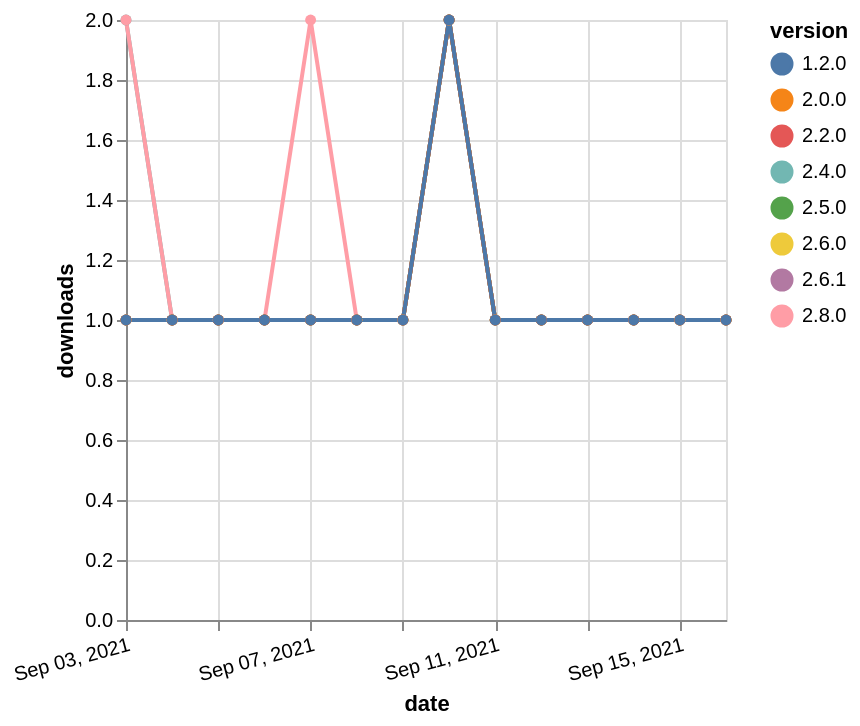

Source (Vega-Lite JSON):
### Vega-Lite specification from a JSON file in a GitHub repository (floating-point values rounded to 4 significant figures)
{"$schema": "https://vega.github.io/schema/vega-lite/v5.json", "description": "A simple bar chart with embedded data.", "data": {"values": [{"date": "2021-09-03", "total": 171, "delta": 2, "version": "2.4.0"}, {"date": "2021-09-04", "total": 172, "delta": 1, "version": "2.4.0"}, {"date": "2021-09-05", "total": 173, "delta": 1, "version": "2.4.0"}, {"date": "2021-09-06", "total": 174, "delta": 1, "version": "2.4.0"}, {"date": "2021-09-07", "total": 175, "delta": 1, "version": "2.4.0"}, {"date": "2021-09-08", "total": 176, "delta": 1, "version": "2.4.0"}, {"date": "2021-09-09", "total": 177, "delta": 1, "version": "2.4.0"}, {"date": "2021-09-10", "total": 179, "delta": 2, "version": "2.4.0"}, {"date": "2021-09-11", "total": 180, "delta": 1, "version": "2.4.0"}, {"date": "2021-09-12", "total": 181, "delta": 1, "version": "2.4.0"}, {"date": "2021-09-13", "total": 182, "delta": 1, "version": "2.4.0"}, {"date": "2021-09-14", "total": 183, "delta": 1, "version": "2.4.0"}, {"date": "2021-09-15", "total": 184, "delta": 1, "version": "2.4.0"}, {"date": "2021-09-16", "total": 185, "delta": 1, "version": "2.4.0"}, {"date": "2021-09-03", "total": 130, "delta": 1, "version": "2.6.1"}, {"date": "2021-09-04", "total": 131, "delta": 1, "version": "2.6.1"}, {"date": "2021-09-05", "total": 132, "delta": 1, "version": "2.6.1"}, {"date": "2021-09-06", "total": 133, "delta": 1, "version": "2.6.1"}, {"date": "2021-09-07", "total": 134, "delta": 1, "version": "2.6.1"}, {"date": "2021-09-08", "total": 135, "delta": 1, "version": "2.6.1"}, {"date": "2021-09-09", "total": 136, "delta": 1, "version": "2.6.1"}, {"date": "2021-09-10", "total": 138, "delta": 2, "version": "2.6.1"}, {"date": "2021-09-11", "total": 139, "delta": 1, "version": "2.6.1"}, {"date": "2021-09-12", "total": 140, "delta": 1, "version": "2.6.1"}, {"date": "2021-09-13", "total": 141, "delta": 1, "version": "2.6.1"}, {"date": "2021-09-14", "total": 142, "delta": 1, "version": "2.6.1"}, {"date": "2021-09-15", "total": 143, "delta": 1, "version": "2.6.1"}, {"date": "2021-09-16", "total": 144, "delta": 1, "version": "2.6.1"}, {"date": "2021-09-03", "total": 116, "delta": 2, "version": "2.8.0"}, {"date": "2021-09-04", "total": 117, "delta": 1, "version": "2.8.0"}, {"date": "2021-09-05", "total": 118, "delta": 1, "version": "2.8.0"}, {"date": "2021-09-06", "total": 119, "delta": 1, "version": "2.8.0"}, {"date": "2021-09-07", "total": 121, "delta": 2, "version": "2.8.0"}, {"date": "2021-09-08", "total": 122, "delta": 1, "version": "2.8.0"}, {"date": "2021-09-09", "total": 123, "delta": 1, "version": "2.8.0"}, {"date": "2021-09-10", "total": 125, "delta": 2, "version": "2.8.0"}, {"date": "2021-09-11", "total": 126, "delta": 1, "version": "2.8.0"}, {"date": "2021-09-12", "total": 127, "delta": 1, "version": "2.8.0"}, {"date": "2021-09-13", "total": 128, "delta": 1, "version": "2.8.0"}, {"date": "2021-09-14", "total": 129, "delta": 1, "version": "2.8.0"}, {"date": "2021-09-15", "total": 130, "delta": 1, "version": "2.8.0"}, {"date": "2021-09-16", "total": 131, "delta": 1, "version": "2.8.0"}, {"date": "2021-09-03", "total": 144, "delta": 1, "version": "2.6.0"}, {"date": "2021-09-04", "total": 145, "delta": 1, "version": "2.6.0"}, {"date": "2021-09-05", "total": 146, "delta": 1, "version": "2.6.0"}, {"date": "2021-09-06", "total": 147, "delta": 1, "version": "2.6.0"}, {"date": "2021-09-07", "total": 148, "delta": 1, "version": "2.6.0"}, {"date": "2021-09-08", "total": 149, "delta": 1, "version": "2.6.0"}, {"date": "2021-09-09", "total": 150, "delta": 1, "version": "2.6.0"}, {"date": "2021-09-10", "total": 152, "delta": 2, "version": "2.6.0"}, {"date": "2021-09-11", "total": 153, "delta": 1, "version": "2.6.0"}, {"date": "2021-09-12", "total": 154, "delta": 1, "version": "2.6.0"}, {"date": "2021-09-13", "total": 155, "delta": 1, "version": "2.6.0"}, {"date": "2021-09-14", "total": 156, "delta": 1, "version": "2.6.0"}, {"date": "2021-09-15", "total": 157, "delta": 1, "version": "2.6.0"}, {"date": "2021-09-16", "total": 158, "delta": 1, "version": "2.6.0"}, {"date": "2021-09-03", "total": 155, "delta": 1, "version": "2.5.0"}, {"date": "2021-09-04", "total": 156, "delta": 1, "version": "2.5.0"}, {"date": "2021-09-05", "total": 157, "delta": 1, "version": "2.5.0"}, {"date": "2021-09-06", "total": 158, "delta": 1, "version": "2.5.0"}, {"date": "2021-09-07", "total": 159, "delta": 1, "version": "2.5.0"}, {"date": "2021-09-08", "total": 160, "delta": 1, "version": "2.5.0"}, {"date": "2021-09-09", "total": 161, "delta": 1, "version": "2.5.0"}, {"date": "2021-09-10", "total": 163, "delta": 2, "version": "2.5.0"}, {"date": "2021-09-11", "total": 164, "delta": 1, "version": "2.5.0"}, {"date": "2021-09-12", "total": 165, "delta": 1, "version": "2.5.0"}, {"date": "2021-09-13", "total": 166, "delta": 1, "version": "2.5.0"}, {"date": "2021-09-14", "total": 167, "delta": 1, "version": "2.5.0"}, {"date": "2021-09-15", "total": 168, "delta": 1, "version": "2.5.0"}, {"date": "2021-09-16", "total": 169, "delta": 1, "version": "2.5.0"}, {"date": "2021-09-03", "total": 195, "delta": 1, "version": "2.0.0"}, {"date": "2021-09-04", "total": 196, "delta": 1, "version": "2.0.0"}, {"date": "2021-09-05", "total": 197, "delta": 1, "version": "2.0.0"}, {"date": "2021-09-06", "total": 198, "delta": 1, "version": "2.0.0"}, {"date": "2021-09-07", "total": 199, "delta": 1, "version": "2.0.0"}, {"date": "2021-09-08", "total": 200, "delta": 1, "version": "2.0.0"}, {"date": "2021-09-09", "total": 201, "delta": 1, "version": "2.0.0"}, {"date": "2021-09-10", "total": 203, "delta": 2, "version": "2.0.0"}, {"date": "2021-09-11", "total": 204, "delta": 1, "version": "2.0.0"}, {"date": "2021-09-12", "total": 205, "delta": 1, "version": "2.0.0"}, {"date": "2021-09-13", "total": 206, "delta": 1, "version": "2.0.0"}, {"date": "2021-09-14", "total": 207, "delta": 1, "version": "2.0.0"}, {"date": "2021-09-15", "total": 208, "delta": 1, "version": "2.0.0"}, {"date": "2021-09-16", "total": 209, "delta": 1, "version": "2.0.0"}, {"date": "2021-09-03", "total": 193, "delta": 1, "version": "2.2.0"}, {"date": "2021-09-04", "total": 194, "delta": 1, "version": "2.2.0"}, {"date": "2021-09-05", "total": 195, "delta": 1, "version": "2.2.0"}, {"date": "2021-09-06", "total": 196, "delta": 1, "version": "2.2.0"}, {"date": "2021-09-07", "total": 197, "delta": 1, "version": "2.2.0"}, {"date": "2021-09-08", "total": 198, "delta": 1, "version": "2.2.0"}, {"date": "2021-09-09", "total": 199, "delta": 1, "version": "2.2.0"}, {"date": "2021-09-10", "total": 201, "delta": 2, "version": "2.2.0"}, {"date": "2021-09-11", "total": 202, "delta": 1, "version": "2.2.0"}, {"date": "2021-09-12", "total": 203, "delta": 1, "version": "2.2.0"}, {"date": "2021-09-13", "total": 204, "delta": 1, "version": "2.2.0"}, {"date": "2021-09-14", "total": 205, "delta": 1, "version": "2.2.0"}, {"date": "2021-09-15", "total": 206, "delta": 1, "version": "2.2.0"}, {"date": "2021-09-16", "total": 207, "delta": 1, "version": "2.2.0"}, {"date": "2021-09-03", "total": 239, "delta": 1, "version": "1.2.0"}, {"date": "2021-09-04", "total": 240, "delta": 1, "version": "1.2.0"}, {"date": "2021-09-05", "total": 241, "delta": 1, "version": "1.2.0"}, {"date": "2021-09-06", "total": 242, "delta": 1, "version": "1.2.0"}, {"date": "2021-09-07", "total": 243, "delta": 1, "version": "1.2.0"}, {"date": "2021-09-08", "total": 244, "delta": 1, "version": "1.2.0"}, {"date": "2021-09-09", "total": 245, "delta": 1, "version": "1.2.0"}, {"date": "2021-09-10", "total": 247, "delta": 2, "version": "1.2.0"}, {"date": "2021-09-11", "total": 248, "delta": 1, "version": "1.2.0"}, {"date": "2021-09-12", "total": 249, "delta": 1, "version": "1.2.0"}, {"date": "2021-09-13", "total": 250, "delta": 1, "version": "1.2.0"}, {"date": "2021-09-14", "total": 251, "delta": 1, "version": "1.2.0"}, {"date": "2021-09-15", "total": 252, "delta": 1, "version": "1.2.0"}, {"date": "2021-09-16", "total": 253, "delta": 1, "version": "1.2.0"}]}, "width": "container", "mark": {"type": "line", "point": {"filled": true}}, "encoding": {"x": {"field": "date", "type": "temporal", "timeUnit": "yearmonthdate", "title": "date", "axis": {"labelAngle": -15}}, "y": {"field": "delta", "type": "quantitative", "title": "downloads"}, "color": {"field": "version", "type": "nominal"}, "tooltip": {"field": "delta"}}}
